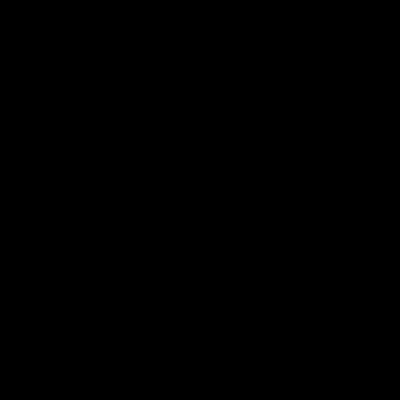
Frame 1 (no input)
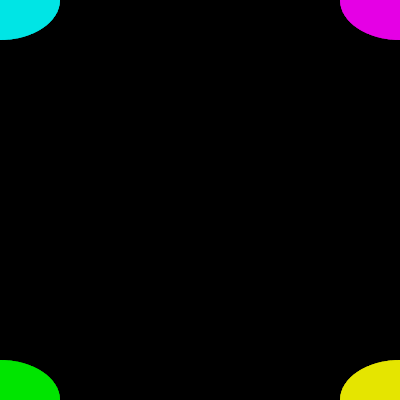
Frame 60 (the mouse pressed at the canvas centre just before this capture)
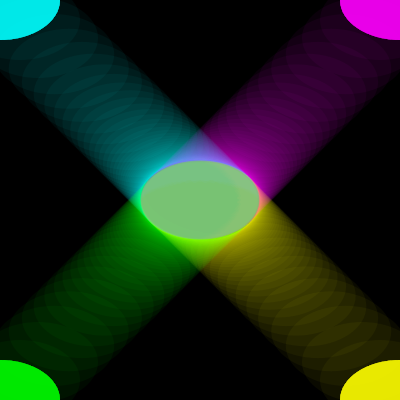
Frame 120 (the mouse held since frame 60 and released just before this capture)

The Processing sketch that drew these frames (run headless with seeded random() and noise(); from frame 60 on, the mouse is pressed at the canvas centre):

// Processing sketch: processing_130405
// ── processing_130405.pde

//copyright Laura Contero 2014
//Homework Assignment 4

//mousePressed (left button) creates a white ellipse which changes size as it follows the cursor;
//mousePressed (right button) creates a black ellipse which also chanes size as it follows the cursor;
//keyPressed alters the background to black;
//mouseWheel alters the background to white;

//variable declarations
  float x, y;
  float w, h;
  float xDist, yDist;
  float easingCoef;

void setup()
{
  background( 0, 0, 0);
  size( 400, 400);
  noCursor();
  easingCoef = .1;
}

void draw()
{
  noStroke();          
  ellipseMode(CENTER);
  
  //vertical ellipses
  fill( 255, 0, 255, 10);
  ellipse( 10*w-x, y, 3*w, 2*h);
    
  fill( 0, 255, 255, 10); 
  ellipse( x, y, 3*w, 2*h);
  
  //horizonal ellipses
  fill( 0, 255, 0, 10); 
  ellipse( x, 10*h-y, 3*w, 2*h);
  
  fill( 255, 255, 0, 10); 
  ellipse( 10*w-x, 10*h-y, 3*w, 2*h);
        
  xDist = mouseX-x;
  yDist = mouseY-y;
    
  x = x+xDist*easingCoef;
  y = y+yDist*easingCoef;
  w = 40;
  h = 40;
}

void mousePressed() 
{
  if (mouseButton == LEFT) 
  {
    fill( 255); 
  } else {
    fill( 0);
  }
    ellipse( x, y, 3*w-.25*x, 3*h-.5*y);
}

void keyPressed() 
{
  background( 0);
  frameRate( 50);
}

void mouseWheel( MouseEvent event)
{
  background( 255);
  frameRate( 50);
}
